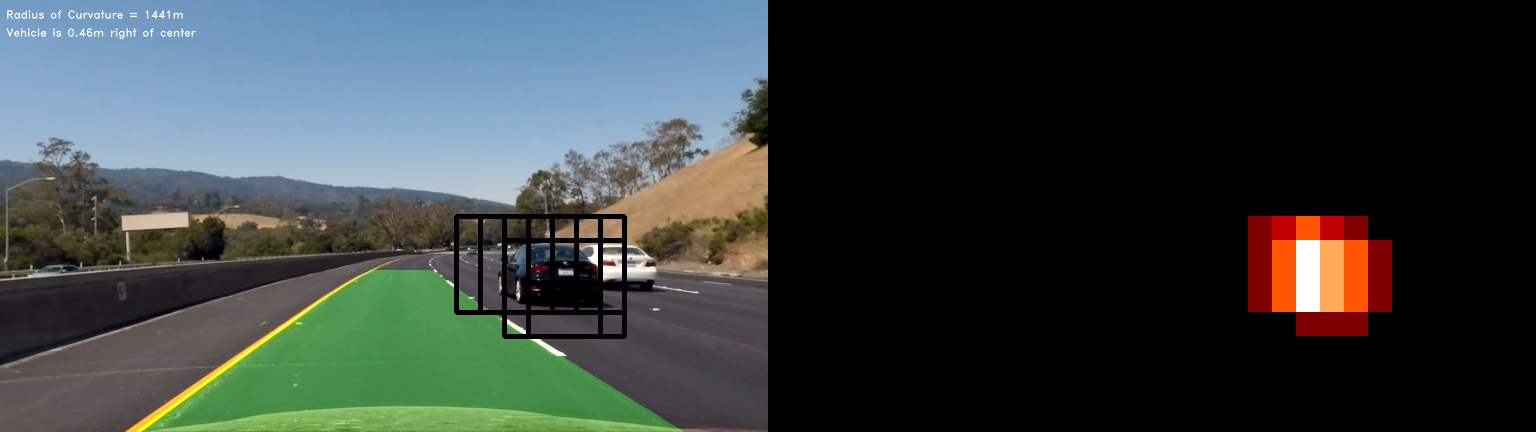
#> input picture documentation/heat-map-2.png, 1536 x 432 px, given in place of ., which was not available
$ python -i feature_extraction.py   (imports and definitions only)   (older library calls are emulated)
#> lines starting #> are read from the running program, lines starting #| are printed output that depends on the picture; pictures that were not available may be replaced by others from this repository, and a replacement may not be noted
### implementation/helper.py
import cv2 as cv
import numpy as np
from scipy.ndimage.measurements import label

from configuration import Configuration

config = Configuration().__dict__


class Helper:
    @staticmethod
    def scale_to_png(img):
        return img.astype(np.float32) / 255

    # [8 lines left out: function convert_color, not called in this run]

    @staticmethod
    def change_cspace(img):
        feature_image = []
        cspace = config["cspace"]
        if config["cspace"] != 'RGB':
            if cspace == 'HSV':
                feature_image = cv.cvtColor(img, cv.COLOR_RGB2HSV)
            elif cspace == 'LUV':
                feature_image = cv.cvtColor(img, cv.COLOR_RGB2LUV)
            elif cspace == 'HLS':
                feature_image = cv.cvtColor(img, cv.COLOR_RGB2HLS)
            elif cspace == 'YUV':
                feature_image = cv.cvtColor(img, cv.COLOR_RGB2YUV)
            elif cspace == 'YCrCb':
                feature_image = cv.cvtColor(img, cv.COLOR_RGB2YCrCb)
        else:
            feature_image = np.copy(img)

        return feature_image

    # [111 lines left out: functions draw_updated_boxes, add_heat, get_heatmap, apply_threshold, remove_false_positives, draw_boxes, not called in this run]

### implementation/configuration.py
class Configuration:
    # hyper-parameters for vehicle detection
    def __init__(self):
        # flags
        self.is_training_png = True
        self.save_debug_samples = False

        # which features to include
        self.with_spatial_feature = True
        self.with_color_feature = True
        self.with_gradient_feature = True

        # HOG params
        self.orient = 10
        self.pix_per_cell = 8
        self.cell_per_block = 2

        # spatial and color params
        self.spatial_size = (32, 32)
        self.hist_bins = 32
        self.hog_channel = 'ALL'  # 'ALL'  # 0, 1, 2, or "ALL"
        self.hist_range = (0, 256)
        self.cspace = 'YCrCb'  # RGB, HSV, LUV, HLS, YUV, YCrCb
        self.channels=3

        # sliding window search params
        self.window_size = 64  # as size of training images is 64x64
        self.cells_per_step = 2
        self.window_color = (0, 0, 255)
        self.window_thickness = 3
        self.scale = 1.7
        self.skip_frames=2

        # camera calibration and classifier pickles
        self.classifier = "../classifier.p"
        self.calibration_parameters = "../calibration_parameters.p"

        # ROI
        self.xy_start_stop_left = (0, 400), (370, 600)
        self.xy_start_stop_top = (400, 800), (380, 560)
        self.xy_start_stop_right = (800, 1270), (370, 600)

        # heatmap
        self.history_limit=8
        self.threshold = 2
        # training datasets
        self.training_not_cars = "../training_datasets/non-vehicles/*/*.png"
        self.training_cars = "../training_datasets/vehicles/*/*.png"
        self.training_not_cars_small = "../training_datasets_small/non-vehicles_smallset/*/*.jpeg"
        self.training_cars_small = "../training_datasets_small/vehicles_smallset/*/*.jpeg"

        # testing datasets
        self.testing_video = "../test_video.mp4"
        self.testing_video_2 = "../test_video_2.avi"
        self.project_video = "../project_video.mp4"

### implementation/feature_extraction.py
import time

import cv2 as cv
import matplotlib.image as mpimg
import numpy as np
from skimage.feature import hog

from configuration import Configuration

config = Configuration().__dict__


class FeatureExtraction:
    @staticmethod
    def bin_spatial(img, size=(32, 32)):
        color1 = cv.resize(img[:, :, 0], size).ravel()
        color2 = cv.resize(img[:, :, 1], size).ravel()
        color3 = cv.resize(img[:, :, 2], size).ravel()
        return np.hstack((color1, color2, color3))

    @staticmethod
    def color_hist(img, nbins=32):  # bins_range=(0, 256)
        # Compute the histogram of the color channels separately
        channel1_hist = np.histogram(img[:, :, 0], bins=nbins)[0]
        channel2_hist = np.histogram(img[:, :, 1], bins=nbins)[0]
        channel3_hist = np.histogram(img[:, :, 2], bins=nbins)[0]
        # Concatenate the histograms into a single feature vector
        hist_features = np.concatenate((channel1_hist, channel2_hist, channel3_hist))
        # Return the individual histograms, bin_centers and feature vector
        return hist_features

    @staticmethod
    def get_hog_features(img, feature_vec=False, folder="", filename=None):
        # Call with two outputs if vis==True
        features = hog(img,
                       orientations=config["orient"],
                       pixels_per_cell=(config["pix_per_cell"],
                                        config["pix_per_cell"]),
                       cells_per_block=(config["cell_per_block"],
                                        config["cell_per_block"]),
                       transform_sqrt=True,
                       visualise=False,
                       feature_vector=feature_vec)
        return features

    @staticmethod
    def extract_features(img_files):
#> called with img_files = '../documentation/heat-map-2.png'
        from helper import Helper
        """
        combine spatial bin, color histogram and gradient histogram features
        """
        # Create a list to append feature vectors to
        features = []
        # Iterate through the list of images
        for img_file in img_files:

            # Read in each one by one
            img = mpimg.imread(img_file)
#> img is the input picture: shape (432, 1536, 3) float32; mean R, G, B 0.22, 0.248, 0.244

            # apply color conversion if other than 'RGB'
            feature_image = Helper.change_cspace(img)
#> in change_cspace, `feature_image = cv.cvtColor(img, cv.COLOR_RGB2YCrCb)`: feature_image: shape (432, 1536, 3) float32; mean of channels 0, 1, 2 0.239, 0.486, 0.502

            # get hog features for either specific channel or for all channels
            if config["hog_channel"] == 'ALL':
                hog_features = []
                # get features for all 3 channels
                seconds = int(time.time() % 60)
                for channel in range(feature_image.shape[2]):
                    single_channel_img = feature_image[:, :, channel]
                    filename = "{}-channel-{}".format(seconds, str(channel))
                    hog_features.append(FeatureExtraction.get_hog_features(single_channel_img,
                                                                           folder="../buffer/hog-train-features/",
                                                                           filename=filename,
                                                                           feature_vec=True))
#> this loop made 3 passes
#> pass 1, in extract_features, `single_channel_img = feature_image[:, :, channel]`:
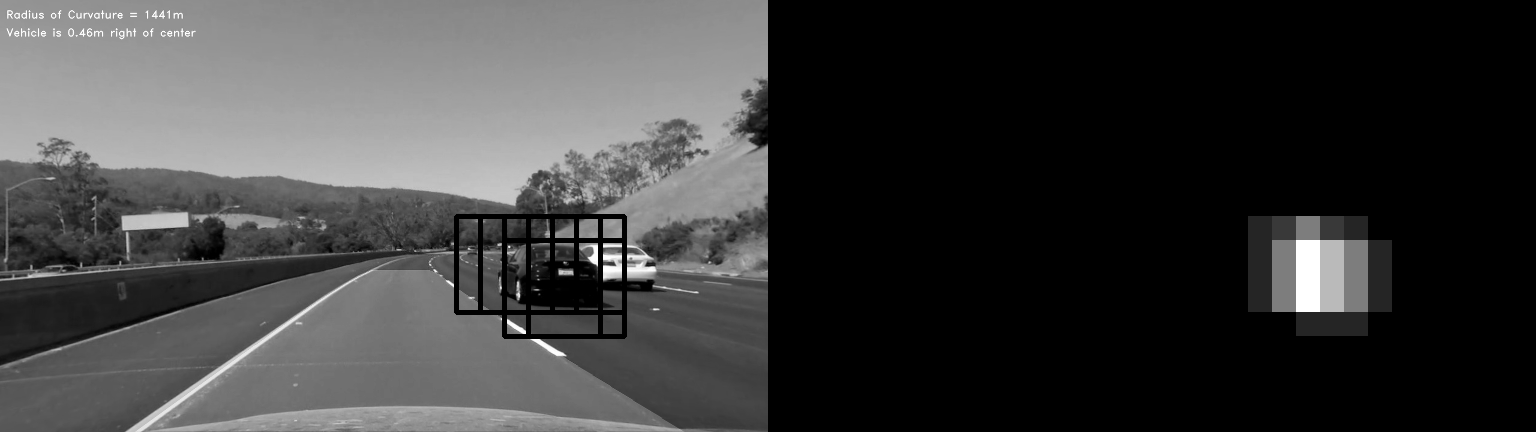
#> single_channel_img: shape (432, 1536) float32; min 0, max 1, mean 0.239
#> pass 2, in extract_features, `single_channel_img = feature_image[:, :, channel]`:
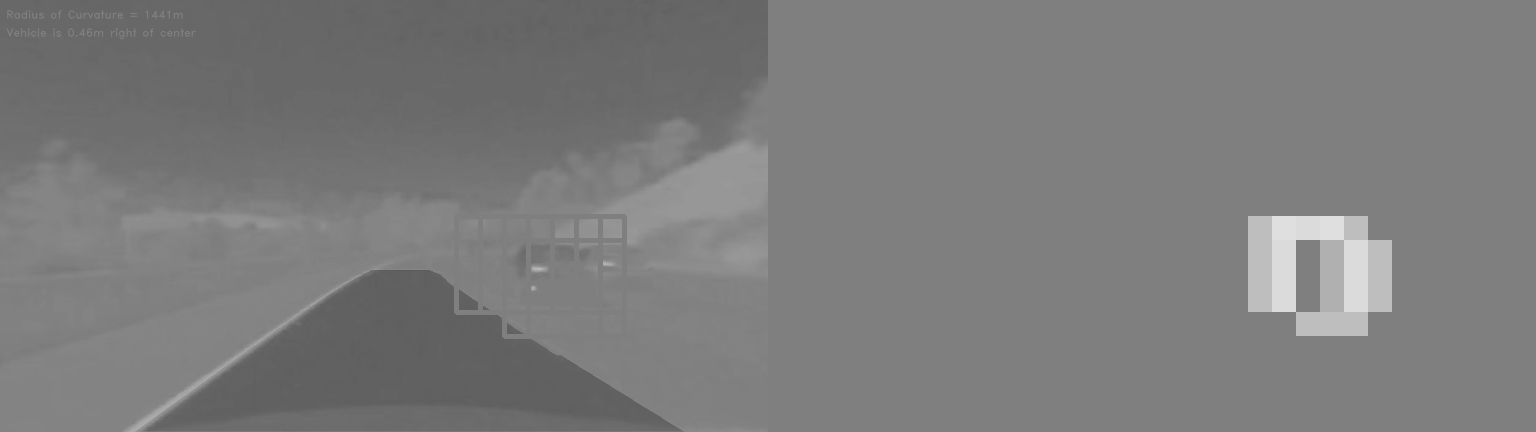
#> single_channel_img: shape (432, 1536) float32; min 0.35, max 0.876, mean 0.486
#> pass 3, in extract_features, `single_channel_img = feature_image[:, :, channel]`:
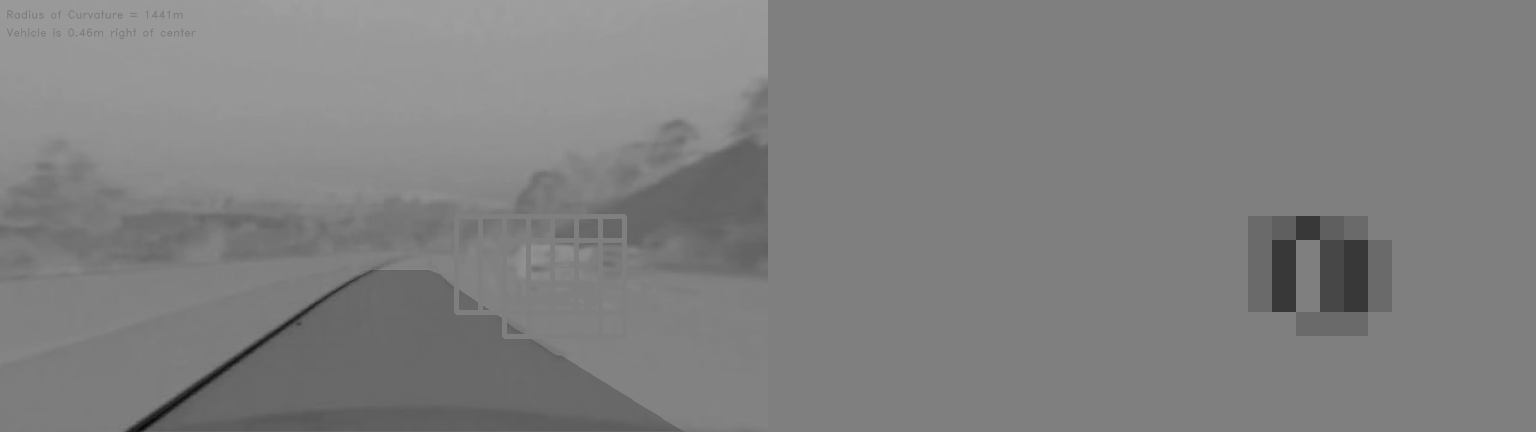
#> single_channel_img: shape (432, 1536) float32; min 0.0238, max 0.622, mean 0.503
#> after the loop, hog_features = 3 items
                hog_features = np.ravel(hog_features)
            else:
                # get features for specific channel
                single_channel_img = feature_image[:, :, config["hog_channel"]]
                hog_features = FeatureExtraction.get_hog_features(single_channel_img, feature_vec=True)

            # Apply bin_spatial() to get spatial color features
            bin_features = FeatureExtraction.bin_spatial(feature_image, config["spatial_size"])
#> in bin_spatial, `color1 = cv.resize(img[:, :, 0], size).ravel()`: color1 = 1024 values, max 0.936 at index 67, min 0 at index 16, mean 0.232
#> in bin_spatial, `color2 = cv.resize(img[:, :, 1], size).ravel()`: color2 = 1024 values, max 0.869 at index 539, min 0.376 at index 839, mean 0.486
#> in bin_spatial, `color3 = cv.resize(img[:, :, 2], size).ravel()`: color3 = 1024 values, max 0.62 at index 9, min 0.153 at index 963, mean 0.503
#> bin_features = 3072 values, max 0.936 at index 67, min 0 at index 16, mean 0.407

            # Apply color_hist() to get color histogram features
            color_hist_features = FeatureExtraction.color_hist(feature_image, config["hist_bins"])
#> in color_hist, `channel1_hist = np.histogram(img[:, :, 0], bins=nbins)[0]`: channel1_hist = 32 values, max 326330 at index 0, min 231 at index 26, mean 20736
#> in color_hist, `channel2_hist = np.histogram(img[:, :, 1], bins=nbins)[0]`: channel2_hist = 32 values, max 387388 at index 9, min 0 at index 25, mean 20736
#> in color_hist, `channel3_hist = np.histogram(img[:, :, 2], bins=nbins)[0]`: channel3_hist = 32 values, max 376913 at index 25, min 13 at index 0, mean 20736
#> in color_hist, `hist_features = np.concatenate((channel1_hist, channel2_hist, channel3..`: hist_features = 96 values, max 387388 at index 41, min 0 at index 57, mean 20736
#> color_hist_features has the same summary as hist_features in color_hist
#> pass 3 of the loop in extract_features, `for img_file in img_files:`:
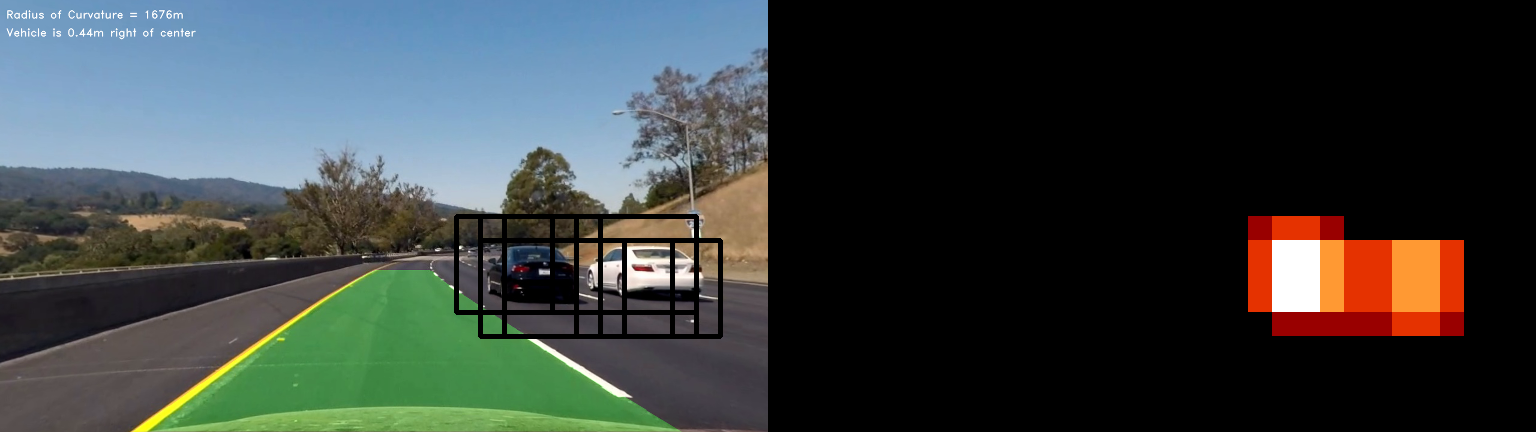
#> input picture documentation/heat-map-3.png, 1536 x 432 px, given in place of , which was not available
#> in extract_features, img is the input picture: shape (432, 1536, 3) float32; mean R, G, B 0.224, 0.247, 0.241
#> feature_image: shape (432, 1536, 3) float32; mean of channels 0, 1, 2 0.239, 0.488, 0.501
#> the loop in extract_features, `for channel in range(feature_image.shape[2]):` made 3 passes
#> pass 1, in extract_features, `single_channel_img = feature_image[:, :, channel]`:
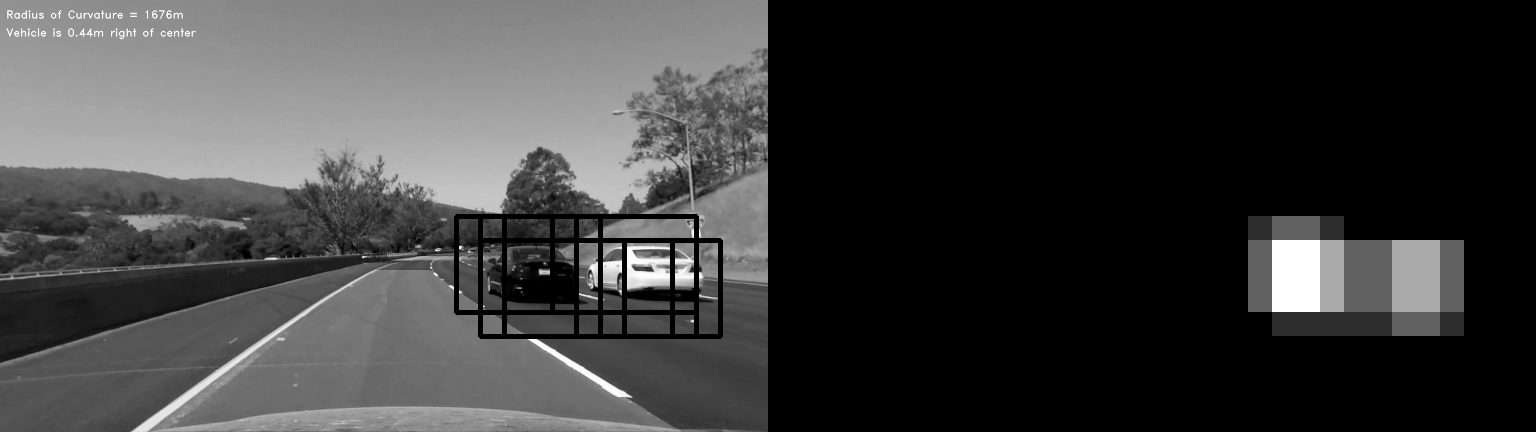
#> single_channel_img: shape (432, 1536) float32; min 0, max 1, mean 0.239
#> pass 3, in extract_features, `single_channel_img = feature_image[:, :, channel]`:
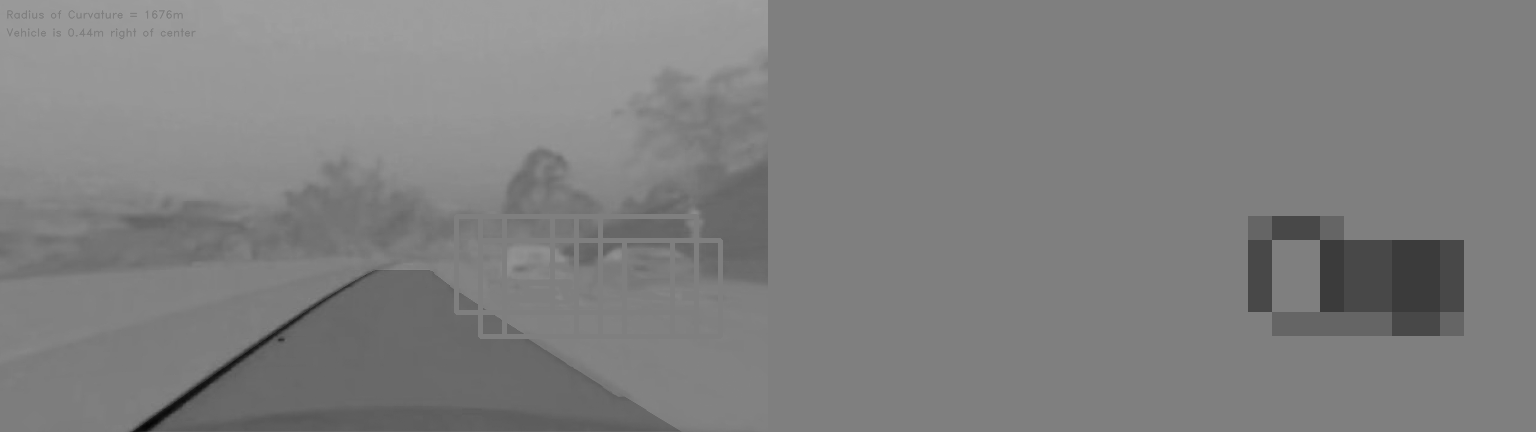
#> single_channel_img: shape (432, 1536) float32; min 0.0186, max 0.628, mean 0.501
#> bin_features = 3072 values, max 0.991 at index 653, min 0 at index 16, mean 0.406
#> color_hist_features = 96 values, max 376835 at index 89, min 0 at index 58, mean 20736
#> the loop made 5 passes; the first 3 are shown

            # concatenate all 3 types of features
            feature = np.concatenate((bin_features, color_hist_features, hog_features), axis=0)

            # Append the new feature vector to the features list
            features.append(feature)

        # Return list of feature vectors
        return features

#> (the run stopped early here; a loop or call above may not have finished)
